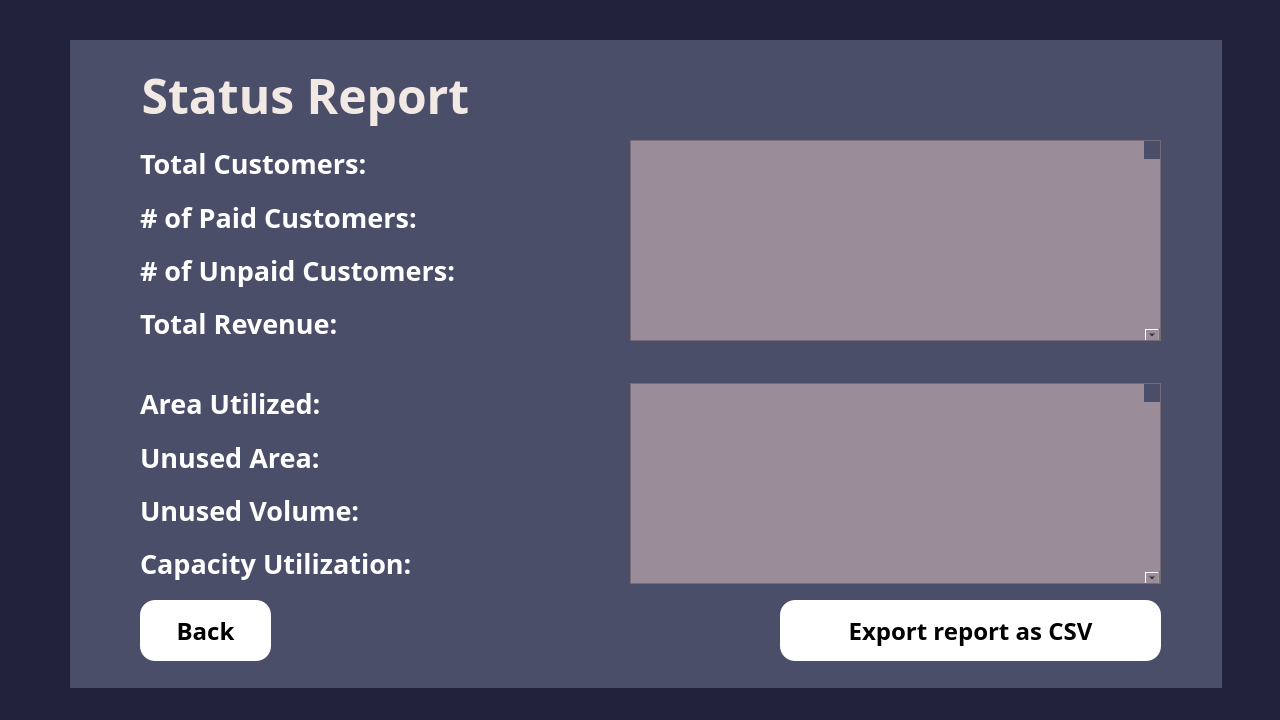
<?xml version="1.0" encoding="UTF-8"?>
<ui version="4.0">
 <class>StatusReportPage</class>
 <widget class="QDialog" name="StatusReportPage">
  <property name="geometry">
   <rect>
    <x>0</x>
    <y>0</y>
    <width>1280</width>
    <height>720</height>
   </rect>
  </property>
  <property name="windowTitle">
   <string>Status Report</string>
  </property>
  <widget class="QLabel" name="bg_dark">
   <property name="geometry">
    <rect>
     <x>0</x>
     <y>0</y>
     <width>1280</width>
     <height>720</height>
    </rect>
   </property>
   <property name="styleSheet">
    <string notr="true">background-color: #22223b;</string>
   </property>
   <property name="text">
    <string/>
   </property>
  </widget>
  <widget class="QLabel" name="bg_light">
   <property name="geometry">
    <rect>
     <x>70</x>
     <y>40</y>
     <width>1152</width>
     <height>648</height>
    </rect>
   </property>
   <property name="styleSheet">
    <string notr="true">background-color: #4a4e69;</string>
   </property>
   <property name="text">
    <string/>
   </property>
  </widget>
  <widget class="QLabel" name="titleLabel">
   <property name="geometry">
    <rect>
     <x>70</x>
     <y>40</y>
     <width>471</width>
     <height>111</height>
    </rect>
   </property>
   <property name="font">
    <font>
     <family>Montserrat</family>
     <pointsize>36</pointsize>
     <weight>75</weight>
     <bold>true</bold>
    </font>
   </property>
   <property name="styleSheet">
    <string notr="true">color: rgb(242, 233, 228);
</string>
   </property>
   <property name="text">
    <string>Status Report</string>
   </property>
   <property name="alignment">
    <set>Qt::AlignCenter</set>
   </property>
  </widget>
  <widget class="QScrollArea" name="unpaidScrollArea">
   <property name="geometry">
    <rect>
     <x>630</x>
     <y>140</y>
     <width>531</width>
     <height>201</height>
    </rect>
   </property>
   <property name="styleSheet">
    <string notr="true">background-color: rgb(154, 140, 152);</string>
   </property>
   <property name="widgetResizable">
    <bool>true</bool>
   </property>
   <widget class="QWidget" name="scrollAreaWidgetContents">
    <property name="geometry">
     <rect>
      <x>0</x>
      <y>0</y>
      <width>529</width>
      <height>199</height>
     </rect>
    </property>
    <widget class="QScrollBar" name="unpaidSlider">
     <property name="geometry">
      <rect>
       <x>513</x>
       <y>0</y>
       <width>16</width>
       <height>201</height>
      </rect>
     </property>
     <property name="styleSheet">
      <string notr="true">QScrollBar::handle {
	background-color: #4a4e69;
}</string>
     </property>
     <property name="orientation">
      <enum>Qt::Vertical</enum>
     </property>
    </widget>
   </widget>
  </widget>
  <widget class="QPushButton" name="backButton">
   <property name="geometry">
    <rect>
     <x>140</x>
     <y>600</y>
     <width>131</width>
     <height>61</height>
    </rect>
   </property>
   <property name="font">
    <font>
     <family>Montserrat</family>
     <pointsize>18</pointsize>
     <weight>75</weight>
     <bold>true</bold>
    </font>
   </property>
   <property name="cursor">
    <cursorShape>PointingHandCursor</cursorShape>
   </property>
   <property name="styleSheet">
    <string notr="true">background-color: rgb(255, 255, 255);
border-radius: 15;</string>
   </property>
   <property name="text">
    <string>Back</string>
   </property>
  </widget>
  <widget class="QPushButton" name="exportButton">
   <property name="geometry">
    <rect>
     <x>780</x>
     <y>600</y>
     <width>381</width>
     <height>61</height>
    </rect>
   </property>
   <property name="font">
    <font>
     <family>Montserrat</family>
     <pointsize>18</pointsize>
     <weight>75</weight>
     <bold>true</bold>
    </font>
   </property>
   <property name="cursor">
    <cursorShape>PointingHandCursor</cursorShape>
   </property>
   <property name="styleSheet">
    <string notr="true">background-color: rgb(255, 255, 255);
border-radius: 15;</string>
   </property>
   <property name="text">
    <string>Export report as CSV</string>
   </property>
  </widget>
  <widget class="QScrollArea" name="unusedRooms">
   <property name="geometry">
    <rect>
     <x>630</x>
     <y>383</y>
     <width>531</width>
     <height>201</height>
    </rect>
   </property>
   <property name="styleSheet">
    <string notr="true">background-color: rgb(154, 140, 152);</string>
   </property>
   <property name="widgetResizable">
    <bool>true</bool>
   </property>
   <widget class="QWidget" name="scrollAreaWidgetContents_2">
    <property name="geometry">
     <rect>
      <x>0</x>
      <y>0</y>
      <width>529</width>
      <height>199</height>
     </rect>
    </property>
    <widget class="QScrollBar" name="unusedRoomSlider">
     <property name="geometry">
      <rect>
       <x>513</x>
       <y>0</y>
       <width>16</width>
       <height>201</height>
      </rect>
     </property>
     <property name="styleSheet">
      <string notr="true">QScrollBar::handle {
	background-color: #4a4e69;
}</string>
     </property>
     <property name="orientation">
      <enum>Qt::Vertical</enum>
     </property>
    </widget>
   </widget>
  </widget>
  <widget class="QWidget" name="layoutWidget">
   <property name="geometry">
    <rect>
     <x>140</x>
     <y>140</y>
     <width>481</width>
     <height>207</height>
    </rect>
   </property>
   <layout class="QVBoxLayout" name="verticalLayout">
    <item>
     <widget class="QLabel" name="totalCustomerLabel">
      <property name="font">
       <font>
        <family>Montserrat</family>
        <pointsize>20</pointsize>
        <weight>75</weight>
        <bold>true</bold>
       </font>
      </property>
      <property name="styleSheet">
       <string notr="true">color: white;</string>
      </property>
      <property name="text">
       <string>Total Customers:</string>
      </property>
     </widget>
    </item>
    <item>
     <widget class="QLabel" name="paidCustomerLabel">
      <property name="font">
       <font>
        <family>Montserrat</family>
        <pointsize>20</pointsize>
        <weight>75</weight>
        <bold>true</bold>
       </font>
      </property>
      <property name="styleSheet">
       <string notr="true">color: white;</string>
      </property>
      <property name="text">
       <string># of Paid Customers:</string>
      </property>
     </widget>
    </item>
    <item>
     <widget class="QLabel" name="unpaidCustomerLabel">
      <property name="font">
       <font>
        <family>Montserrat</family>
        <pointsize>20</pointsize>
        <weight>75</weight>
        <bold>true</bold>
       </font>
      </property>
      <property name="styleSheet">
       <string notr="true">color: white;</string>
      </property>
      <property name="text">
       <string># of Unpaid Customers:</string>
      </property>
     </widget>
    </item>
    <item>
     <widget class="QLabel" name="revenueLabel">
      <property name="font">
       <font>
        <family>Montserrat</family>
        <pointsize>20</pointsize>
        <weight>75</weight>
        <bold>true</bold>
       </font>
      </property>
      <property name="styleSheet">
       <string notr="true">color: white;</string>
      </property>
      <property name="text">
       <string>Total Revenue:</string>
      </property>
     </widget>
    </item>
   </layout>
  </widget>
  <widget class="QWidget" name="layoutWidget">
   <property name="geometry">
    <rect>
     <x>140</x>
     <y>380</y>
     <width>481</width>
     <height>207</height>
    </rect>
   </property>
   <layout class="QVBoxLayout" name="verticalLayout_2">
    <item>
     <widget class="QLabel" name="areaUtilizedLabel">
      <property name="font">
       <font>
        <family>Montserrat</family>
        <pointsize>20</pointsize>
        <weight>75</weight>
        <bold>true</bold>
       </font>
      </property>
      <property name="styleSheet">
       <string notr="true">color: white;</string>
      </property>
      <property name="text">
       <string>Area Utilized:</string>
      </property>
     </widget>
    </item>
    <item>
     <widget class="QLabel" name="unusedAreaLabel">
      <property name="font">
       <font>
        <family>Montserrat</family>
        <pointsize>20</pointsize>
        <weight>75</weight>
        <bold>true</bold>
       </font>
      </property>
      <property name="styleSheet">
       <string notr="true">color: white;</string>
      </property>
      <property name="text">
       <string>Unused Area:</string>
      </property>
     </widget>
    </item>
    <item>
     <widget class="QLabel" name="unusedVolumeLabel">
      <property name="font">
       <font>
        <family>Montserrat</family>
        <pointsize>20</pointsize>
        <weight>75</weight>
        <bold>true</bold>
       </font>
      </property>
      <property name="styleSheet">
       <string notr="true">color: white;</string>
      </property>
      <property name="text">
       <string>Unused Volume:</string>
      </property>
     </widget>
    </item>
    <item>
     <widget class="QLabel" name="capacityLabel">
      <property name="font">
       <font>
        <family>Montserrat</family>
        <pointsize>20</pointsize>
        <weight>75</weight>
        <bold>true</bold>
       </font>
      </property>
      <property name="styleSheet">
       <string notr="true">color: white;</string>
      </property>
      <property name="text">
       <string>Capacity Utilization:</string>
      </property>
     </widget>
    </item>
   </layout>
  </widget>
 </widget>
 <resources/>
 <connections/>
</ui>
